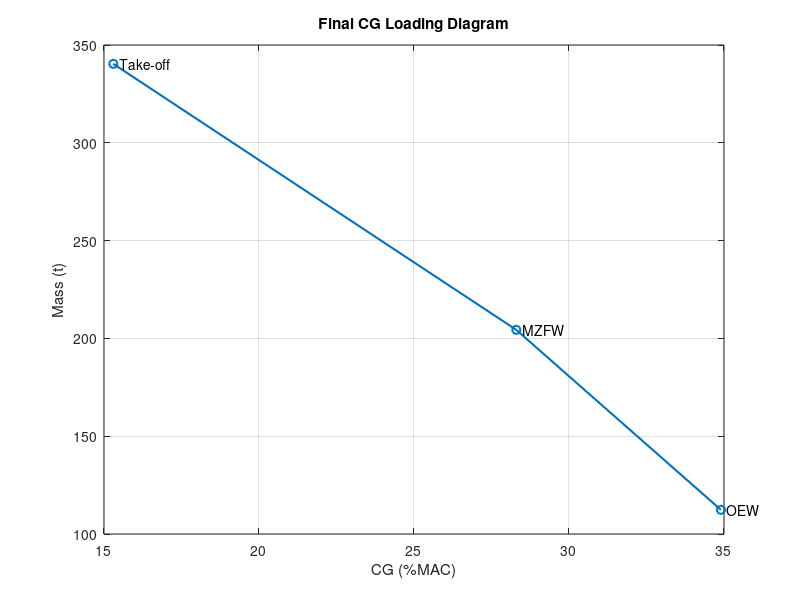

This figure's MATLAB source: (Note: this script raises an error after producing the figure.)
% ================= CG LOADING DIAGRAM =================

clc;
clear;
close all;

% ---------------- FINAL DATA ----------------
% Order: OEW -> MZFW -> Take-off
cg_mac = [34.9, 28.3, 15.3];
mass_t = [112.362, 204.362, 340.362];

% ---------------- PLOT ----------------
figure;
plot(cg_mac, mass_t, '-o', 'LineWidth', 1.5);
grid on;
hold on;

xlabel('CG (%MAC)');
ylabel('Mass (t)');
title('Final CG Loading Diagram');

% ---------------- POINT LABELS ----------------
text(cg_mac(1), mass_t(1), '  OEW');
text(cg_mac(2), mass_t(2), '  MZFW');
text(cg_mac(3), mass_t(3), '  Take-off');

% ---------------- CG LIMITS ----------------
xline(15, '--', 'Forward CG Limit');
xline(35, '--', 'Aft CG Limit');

% ---------------- LOADING LABELS ----------------
text(30.5, 150, 'Payload Loading', 'FontSize', 10);
text(21.5, 265, 'Fuel Loading', 'FontSize', 10);

hold off;

% ================= REFERENCE VALUES =================
% MAC = 4.7 m
% LEMAC = 29.45 m
% 25% MAC position = 30.63 m

% ================= MASS ASSUMPTIONS =================
% Wing structural mass = 31.66 t
% Fuselage mass = 18,830.41 kg
% HTP mass = 4000 kg
% VTP mass = 6900 kg
% Fuel mass = 136 t
% Payload = 92 t
% Systems = 22.7 t
% Landing gear = 10.75 t
